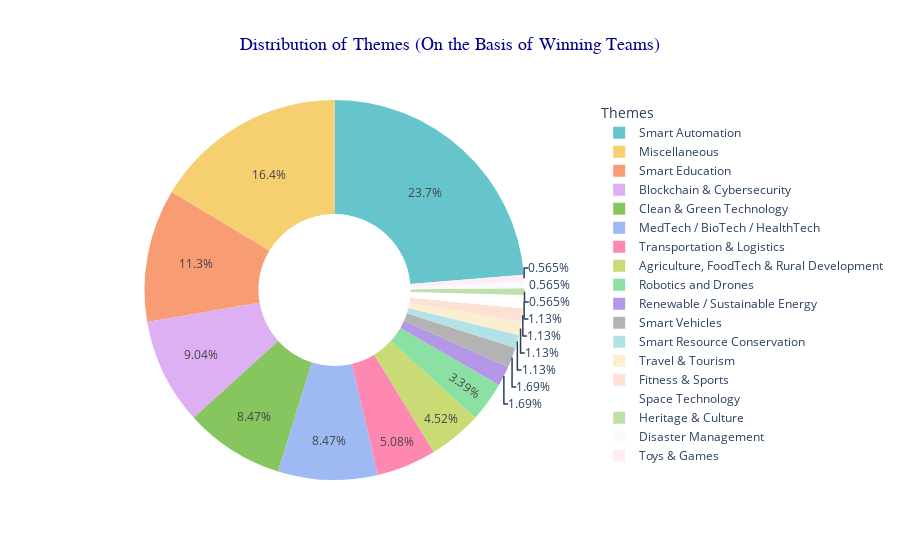

Source (notebook cell):
### Code cell
import plotly.express as px

# Prepare data
winning_teams = merged_data[merged_data['WINNING STATUS'] == 'Winner']
theme_winning_counts = winning_teams['Theme'].value_counts()

# Create the hollow (doughnut) chart
fig = px.pie(
    names=theme_winning_counts.index,
    values=theme_winning_counts.values,
    title='Distribution of Themes (On the Basis of Winning Teams)',
    hole=0.4,  # Creates the hollow center
    color_discrete_sequence=px.colors.qualitative.Pastel  # Use a pastel color palette
)

# Update layout for better aesthetics
fig.update_layout(
    title=dict(font_size=18, x=0.5, font_color="darkblue", font_family="Arial Black"),
    legend=dict(font_size=12, title_text='Themes'),
)

# Show the figure
fig.show()

### Figure 1 — Plotly figure (JSON) as saved in the notebook; plotly's stock layout.template omitted (floating-point values rounded to 4 significant figures)
{"data": [{"domain": {"x": [0, 1], "y": [0, 1]}, "hole": 0.4, "hovertemplate": "label=%{label}<br>value=%{value}<extra></extra>", "labels": ["Smart Automation", "Miscellaneous", "Smart Education", "Blockchain & Cybersecurity", "Clean & Green Technology", "MedTech / BioTech / HealthTech", "Transportation & Logistics", "Agriculture, FoodTech & Rural Development", "Robotics and Drones", "Renewable / Sustainable Energy", "Smart Vehicles", "Smart Resource Conservation", "Travel & Tourism", "Fitness & Sports", "Space Technology", "Heritage & Culture", "Disaster Management", "Toys & Games"], "legendgroup": "", "name": "", "showlegend": true, "type": "pie", "values": [42, 29, 20, 16, 15, 15, 9, 8, 6, 3, 3, 2, 2, 2, 2, 1, 1, 1]}], "layout": {"legend": {"font": {"size": 12}, "title": {"text": "Themes"}, "tracegroupgap": 0}, "piecolorway": ["rgb(102, 197, 204)", "rgb(246, 207, 113)", "rgb(248, 156, 116)", "rgb(220, 176, 242)", "rgb(135, 197, 95)", "rgb(158, 185, 243)", "rgb(254, 136, 177)", "rgb(201, 219, 116)", "rgb(139, 224, 164)", "rgb(180, 151, 231)", "rgb(179, 179, 179)"], "title": {"font": {"color": "darkblue", "family": "Arial Black", "size": 18}, "text": "Distribution of Themes (On the Basis of Winning Teams)", "x": 0.5}}}
